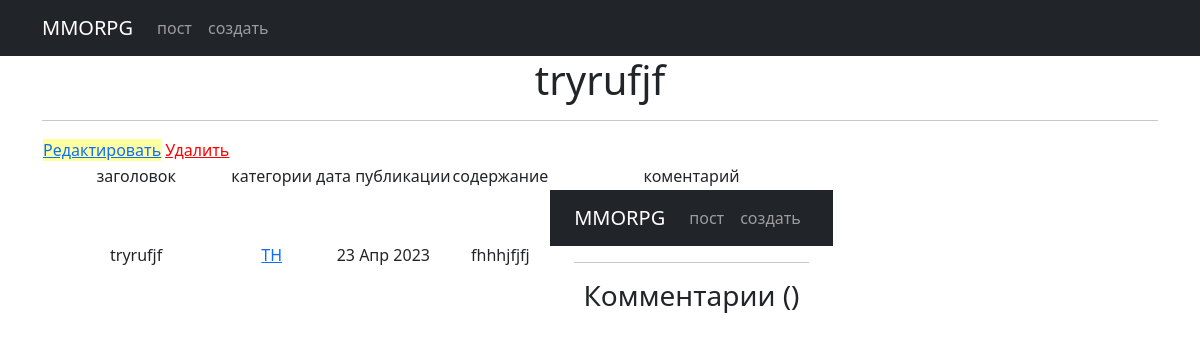
Page /news/30 (signed in) on the earlier database version.
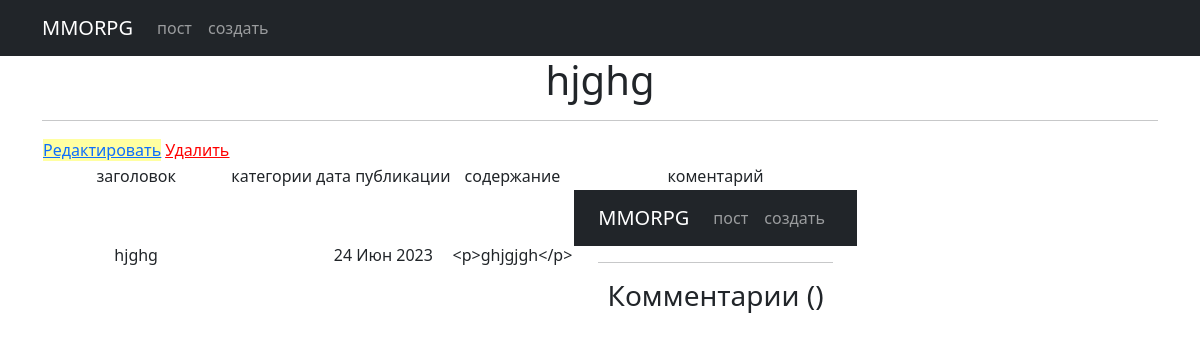
Same page on the later database version.
### news/models.py (models this page shows, shortened)
class Post(models.Model):
    author_post = models.ForeignKey(Author, on_delete=models.CASCADE)
    post_news = models.CharField(max_length=2, choices=POST, default='PO')
    date_in = models.DateTimeField(auto_now_add=True)
    category = models.ManyToManyField(Category, through='PostCategory')
    title = models.CharField(max_length=50)
    text = RichTextField()
    video_count = models.PositiveIntegerField(default=0)
    image_count = models.PositiveIntegerField(default=0)
    max_video_count = 1
    max_image_count = 3

class Category(models.Model):
    tank = 'TN'
    healer = 'HL'
    damager = 'DD'
    guild_master = 'GM'
    quest_giver = 'KG'
    smith = 'KZ'
    tanner = 'KV'
    potion_maker = 'ZV'
    spell_master = 'MZ'
    TEMATIC = [
        (tank, 'Танк'),
        (healer, 'Хил'),
        (damager, 'ДД'),
        (guild_master, 'Гилдмастер'),
        (quest_giver, 'Квестгивер'),
        (smith, 'Кузнец'),
        (tanner, 'Кожевник'),
        (potion_maker, 'Зельевар'),
        (spell_master, 'Мастер заклинаний'),
    ]
    tematic = models.CharField(max_length=2, choices=TEMATIC, unique=True)
    subscribers = models.ManyToManyField(User, blank=True, related_name='categories')
    def __str__(self):
        return self.get_tematic_display()

### news/views.py (the view, shortened to what this page needs)
# urls.py: path('<int:pk>', PostDetail.as_view(), name='post_detail'),
class PostDetail(PermissionRequiredMixin, DetailView, CreateView):
    model = Post
    template_name = 'onenews.html'
    context_object_name = 'onenews'
    queryset = Post.objects.all()
    permission_required = 'auth.view_post'
    form_class = CommentForm
    success_url = reverse_lazy('post_detail')
    def get_context_data(self, **kwargs):
        context = super().get_context_data(**kwargs)
        context['form'] = CommentForm()
        return context

### news/templatetags/censor.py (called while the page is built)
@register.filter()
def censor(value):
    for words in censored_words:
        if words in value:
            censor_words = f"p{''.join(['*' for words in range(len(words))])}"
            value = value.replace(words, censor_words)
    return value

### templates/onenews.html (shortened to what this page needs)
{% extends 'flatpages/default.html' %}
{% load censor %}
{% load custom_tags %}
{% block content %}
<h1>{{ onenews.title|censor }}</h1>
<hr>
{% if onenews %}
    <table>
        <td>
        <a href="{% url 'post_edit' onenews.id %}"style="background-color:#ffffa1"><u>Редактировать</u></a>
        <a href="{% url 'post_delete' onenews.id %}"style="color:red"><u> Удалить </u></a>
        </td>
        <tr>
            <td>заголовок</td>
            <td>категории</td>
            <td></td>
            <td>дата публикации</td>
            <td>содержание</td>
            <td>коментарий</td>
        </tr>
        <tr>
        <td>{{ onenews.title|censor}}</td>
        <td>
        {% for category in onenews.category.all %}
            <a href="{% url 'category_list' category.id %}">{{ category }}</a>
        {% endfor %}
        </td>
        <td></td>
        <td>{{ onenews.date_in|date:'d M Y'}}</td>
        <td>{{ onenews.text|censor|truncatechars:20}}</td>
        <td>
            {% include 'comm_reply.html' %}
        </td>
    </tr>
    </table>
{% else %}
    <h2>упс! её нет!</h2>
{% endif %}
{% endblock content %}

Differences in the rows shown:
no longer on this page (row edited): Category: tematic "TH"
changed Post: title|censor "tryrufjf" → "hjghg"; date_in "23 Апр 2023" → "24 Июн 2023"; text|censor "fhhhjfjfj" → "<p>ghjgjgh</p>"
